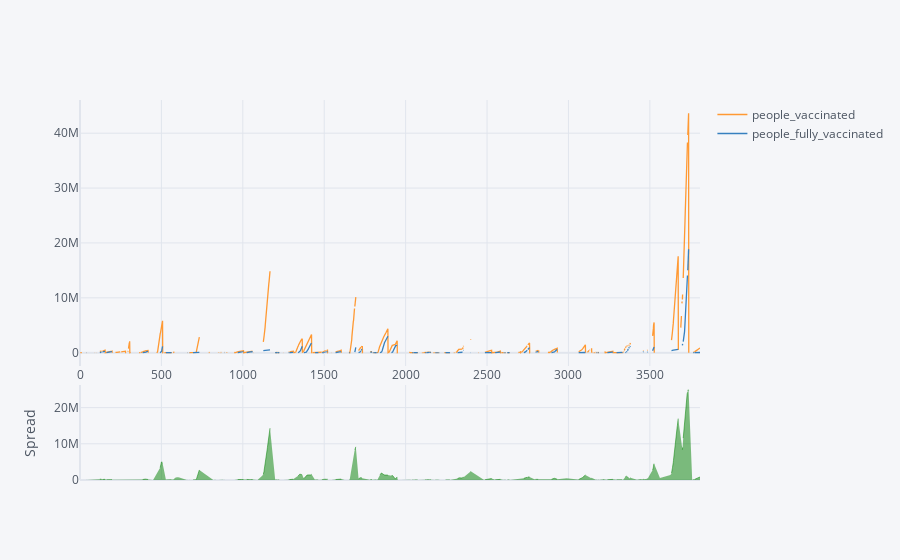

The notebook cell saved with this chart:
### Code cell
vaccine[['people_vaccinated', 'people_fully_vaccinated']].iplot(kind = 'spread')

### Figure 1 — Plotly figure (JSON) as saved in the notebook; plotly's stock layout.template omitted (floating-point values rounded to 4 significant figures; data arrays with more than 128 entries replaced by an {"elided": "..."} marker saying what was removed)
{"data": [{"line": {"color": "rgba(255, 153, 51, 1.0)", "dash": "solid", "shape": "linear", "width": 1.3}, "mode": "lines", "name": "people_vaccinated", "text": "", "type": "scatter", "x": {"elided": "3809 int values"}, "y": {"elided": "3809 mixed values"}}, {"line": {"color": "rgba(55, 128, 191, 1.0)", "dash": "solid", "shape": "linear", "width": 1.3}, "mode": "lines", "name": "people_fully_vaccinated", "text": "", "type": "scatter", "x": {"elided": "3809 int values"}, "y": {"elided": "3809 mixed values"}}, {"connectgaps": false, "fill": "tozeroy", "line": {"color": "green", "dash": "solid", "shape": "linear", "width": 0.5}, "mode": "lines", "name": "Spread", "showlegend": false, "type": "scatter", "x": {"elided": "3809 int values"}, "xaxis": "x2", "y": {"elided": "3809 mixed values"}, "yaxis": "y2"}, {"connectgaps": false, "fill": "tozeroy", "line": {"color": "red", "dash": "solid", "shape": "linear", "width": 0.5}, "mode": "lines", "name": "Spread", "showlegend": false, "type": "scatter", "x": {"elided": "3809 int values"}, "xaxis": "x2", "y": {"elided": "3809 str values"}, "yaxis": "y2"}], "layout": {"hovermode": "x", "legend": {"bgcolor": "#F5F6F9", "font": {"color": "#4D5663"}}, "paper_bgcolor": "#F5F6F9", "plot_bgcolor": "#F5F6F9", "title": {"font": {"color": "#4D5663"}}, "xaxis": {"gridcolor": "#E1E5ED", "showgrid": true, "tickfont": {"color": "#4D5663"}, "title": {"font": {"color": "#4D5663"}, "text": ""}, "zerolinecolor": "#E1E5ED"}, "xaxis2": {"anchor": "y2", "gridcolor": "#E1E5ED", "showgrid": true, "showticklabels": false, "tickfont": {"color": "#4D5663"}, "title": {"font": {"color": "#4D5663"}, "text": ""}, "zerolinecolor": "#E1E5ED"}, "yaxis": {"domain": [0.3, 1], "gridcolor": "#E1E5ED", "showgrid": true, "tickfont": {"color": "#4D5663"}, "title": {"font": {"color": "#4D5663"}, "text": ""}, "zerolinecolor": "#E1E5ED"}, "yaxis2": {"domain": [0, 0.25], "gridcolor": "#E1E5ED", "showgrid": true, "tickfont": {"color": "#4D5663"}, "title": {"font": {"color": "#4D5663"}, "text": "Spread"}, "zerolinecolor": "#E1E5ED"}}}
